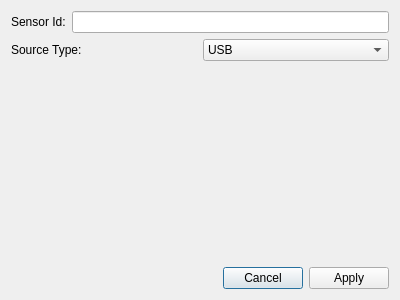
<?xml version="1.0" encoding="UTF-8"?>
<ui version="4.0">
 <class>SourceDialog</class>
 <widget class="QDialog" name="SourceDialog">
  <property name="geometry">
   <rect>
    <x>0</x>
    <y>0</y>
    <width>400</width>
    <height>300</height>
   </rect>
  </property>
  <property name="windowTitle">
   <string>Dialog</string>
  </property>
  <layout class="QGridLayout" name="gridLayout">
   <item row="0" column="0">
    <layout class="QHBoxLayout" name="horizontalLayout_2">
     <item>
      <widget class="QLabel" name="sensorIdText">
       <property name="text">
        <string>Sensor Id:</string>
       </property>
      </widget>
     </item>
     <item>
      <widget class="QLineEdit" name="sensorIdLineEdit"/>
     </item>
    </layout>
   </item>
   <item row="1" column="0">
    <layout class="QHBoxLayout" name="horizontalLayout">
     <item>
      <widget class="QLabel" name="label">
       <property name="text">
        <string>Source Type:</string>
       </property>
      </widget>
     </item>
     <item>
      <widget class="QComboBox" name="comboBox">
       <item>
        <property name="text">
         <string>USB</string>
        </property>
       </item>
      </widget>
     </item>
    </layout>
   </item>
   <item row="2" column="0">
    <widget class="QStackedWidget" name="stackedWidget">
     <property name="currentIndex">
      <number>-1</number>
     </property>
    </widget>
   </item>
   <item row="3" column="0">
    <layout class="QHBoxLayout" name="horizontalLayout_3">
     <item>
      <spacer name="horizontalSpacer_2">
       <property name="orientation">
        <enum>Qt::Horizontal</enum>
       </property>
       <property name="sizeHint" stdset="0">
        <size>
         <width>207</width>
         <height>20</height>
        </size>
       </property>
      </spacer>
     </item>
     <item>
      <widget class="QPushButton" name="cancelButton">
       <property name="text">
        <string>Cancel</string>
       </property>
      </widget>
     </item>
     <item>
      <widget class="QPushButton" name="applyButton">
       <property name="toolTip">
        <string>&lt;html&gt;&lt;head/&gt;&lt;body&gt;&lt;p&gt;&lt;span style=&quot; color:#000000;&quot;&gt;Apply data source changes.&lt;/span&gt;&lt;/p&gt;&lt;p&gt;&lt;span style=&quot; color:#000000;&quot;&gt;Sensor Id cannot be empty.&lt;/span&gt;&lt;/p&gt;&lt;/body&gt;&lt;/html&gt;</string>
       </property>
       <property name="text">
        <string>Apply</string>
       </property>
      </widget>
     </item>
    </layout>
   </item>
  </layout>
 </widget>
 <resources/>
 <connections/>
</ui>
